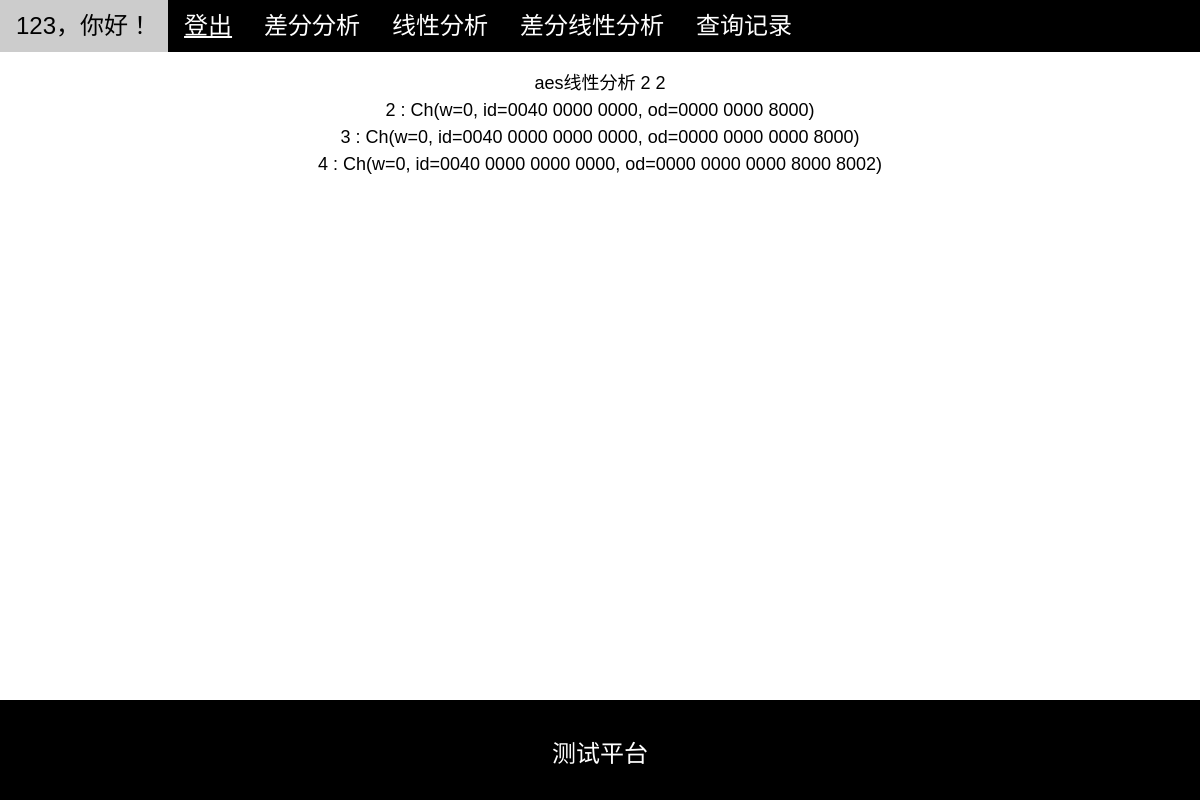
The app's page /history/2/ (signed in) with its own data.
### demo/models.py (models this page shows, shortened)
class User(models.Model):
    username = models.CharField(max_length=10, unique=True)
    password = models.CharField(max_length=10)
    class Meta:
        ordering = ['id']

class MyModel(models.Model):
    string1 = models.CharField(max_length=10)
    string2 = models.CharField(max_length=10)
    create_time = models.DateTimeField(default = timezone.now)
    edit_time = models.DateTimeField(auto_now = True)
    result = models.TextField(null=True)

### demo/views.py (the view)
# urls.py: path('history/<int:id>/', views.history_detail_view, name='history_detail'),
def history_detail_view(request,id):
    if request.session.get('id') == None:
        return render(request, 'login.html')
    login_name = ''
    user = models.User.objects.get(id=request.session.get('id'))
    login_name = user.username
    record = MyModel.objects.all()[id-1]
    return render(request, 'history_detail.html', {'name':login_name,'record': record.result})

### templates/history_detail.html (shortened to what this page needs)
<!DOCTYPE html>
<html>
<head>
  <link rel="stylesheet" href="../../static/css/w3.css">
  <link rel="stylesheet" href="../../static/css/font-awesome.min.css">
</head>
<body>
  <div class="wrapper">
    <nav class="w3-bar w3-black w3-xlarge">
      <div class="w3-button w3-bar-item">{{ name }}，你好！</div>
      <div class="w3-button w3-bar-item"><a href="../../logout">登出</a></div>
      <a href="../../diff" class="w3-button w3-bar-item ">差分分析</a>
      <a href="../../linear" class="w3-button w3-bar-item">线性分析</a>
      <a href="../../difflinear" class="w3-button w3-bar-item">差分线性分析</a>
      <a href="../../history" class="w3-button w3-bar-item">查询记录</a>
    </nav>
    <section class="w3-container w3-center w3-content w3-large" style="max-width:1000px">
      <p>{{record|linebreaks}}</p>
    </section>
    <footer class="w3-container w3-padding-12 w3-center w3-black footer">
      <p class="w3-xlarge">
        测试平台
      </p>
  </div>
</body>
</html>

### static/css/w3.css (style rules this page uses)
*,*:before,*:after { box-sizing:inherit }
html { -ms-text-size-adjust:100%;-webkit-text-size-adjust:100% }
body { margin:0 }
article,aside,details,figcaption,figure,footer,header,main,menu,nav,section,summary { display:block }
a { background-color:transparent;-webkit-text-decoration-skip:objects }
html,body { font-family:Verdana,sans-serif;font-size:15px;line-height:1.5 }
html { overflow-x:hidden }
a { color:inherit }
.w3-btn,.w3-btn-block,.w3-button { border:none;display:inline-block;outline:0;padding:6px 16px;vertical-align:middle;overflow:hidden;text-decoration:none!important;color:#fff;background-color:#000;text-align:center;cursor:pointer;white-space:nowrap }
.w3-button { color:#000;background-color:#f1f1f1;padding:8px 16px }
.w3-btn,.w3-btn-floating,.w3-btn-floating-large,.w3-closenav,.w3-opennav,.w3-btn-block,.w3-button { -webkit-touch-callout:none;-webkit-user-select:none;-khtml-user-select:none;-moz-user-select:none;-ms-user-select:none;user-select:none }
.w3-bar { width:100%;overflow:hidden }
.w3-bar .w3-bar-item { padding:8px 16px;float:left;background-color:inherit;color:inherit;width:auto;border:none;outline:none;display:block }
.w3-bar .w3-button { background-color:inherit;color:inherit;white-space:normal }
.w3-container:after,.w3-container:before,.w3-panel:after,.w3-panel:before,.w3-row:after,.w3-row:before,.w3-row-padding:after,.w3-row-padding:before,.w3-cell-row:before,.w3-cell-row:after, .w3-topnav:after,.w3-topnav:before,.w3-clear:after,.w3-clear:before,.w3-btn-group:before,.w3-btn-group:after,.w3-btn-bar:before,.w3-btn-bar:after,.w3-bar:before,.w3-bar:after { content:"";display:table;clear:both }
.w3-content { max-width:980px;margin:auto }
.w3-large { font-size:18px!important }
.w3-xlarge { font-size:24px!important }
.w3-center { text-align:center!important }
.w3-padding-12 { padding-top:12px!important;padding-bottom:12px!important }
.w3-container { padding:0.01em 16px }
.w3-black,.w3-hover-black:hover { color:#fff!important;background-color:#000!important }

### templates/history_detail.html (style rules this page uses)
html, body { height: 100%; margin: 0; }
.wrapper { min-height: 100%; margin-bottom: -100px; }
.footer { position: fixed; left: 0px; bottom: 0px; width: 100%; height: 100px; background-color: #eee; z-index: 9999; }

### records on screen
User: username "123"
MyModel: result "aes线性分析 2 2 2 : Ch(w=0, id=0040 0000 0000, od=0000 0000 8000) 3 : Ch(w=0, id=0040 0000 0000 0000, od=0000 0000 0000 8000) 4 : Ch(w=0, id=0040 0000 0000 0000, od=0000 0000 0000 8000 8002)"
